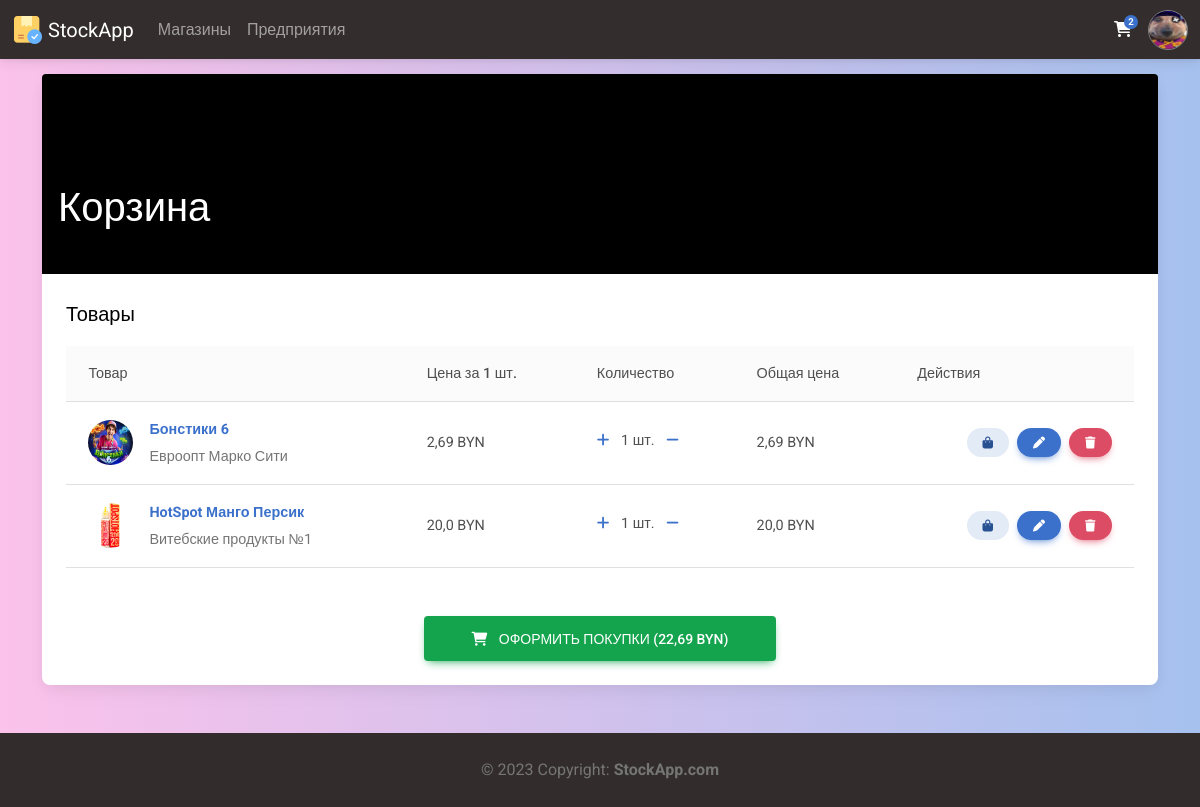
/auth/cart (signed in), run on an earlier commit of the app's database.
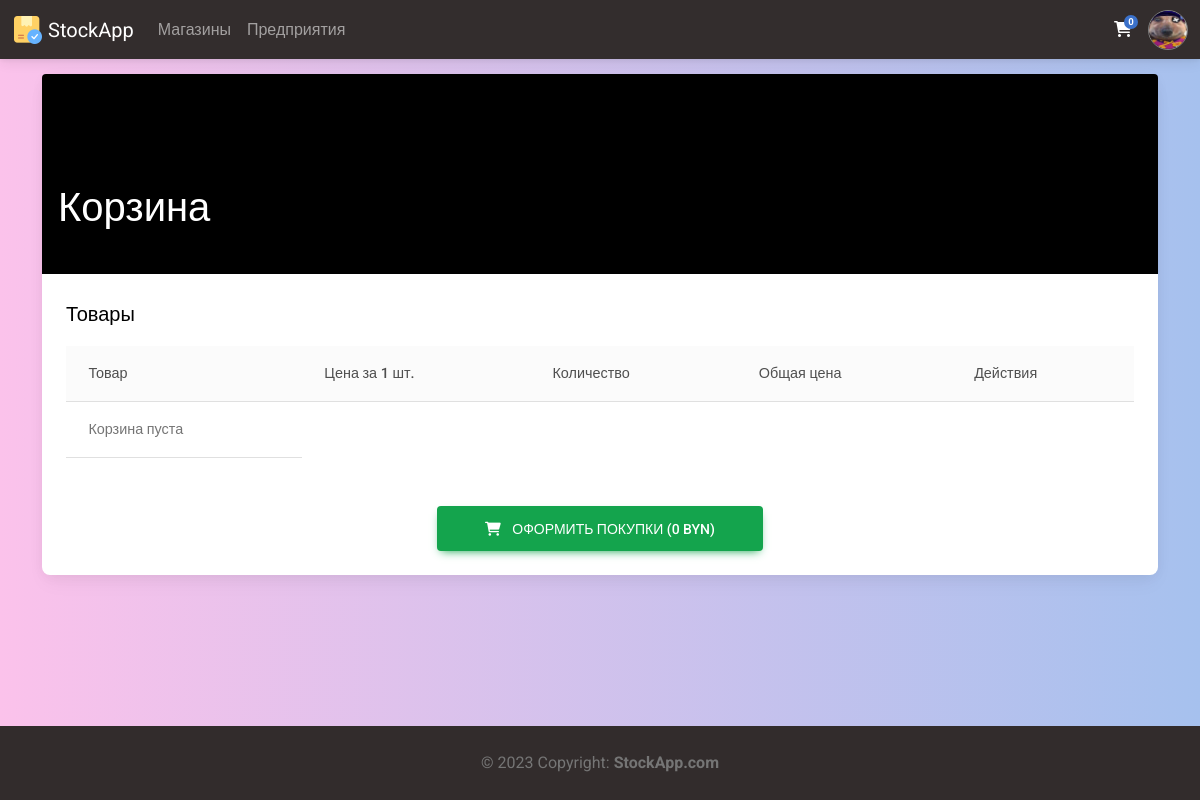
And on a later commit of the database.
### Members/models.py (models this page shows, shortened)
class Profile(models.Model):
    user = models.ForeignKey(settings.AUTH_USER_MODEL, on_delete=models.CASCADE, verbose_name='Пользователь')
    photo = models.ImageField(upload_to = 'avatars/%Y/%m/%d/', blank=False, verbose_name='Фото')
    bio = models.TextField(blank=True, verbose_name='О себе')
    manufactures = models.ManyToManyField('Manufacture.Manufacture', blank=True, verbose_name="Производства")
    shops = models.ManyToManyField('Shop.Shop', blank=True, verbose_name="Магазины")
    cart = models.ManyToManyField('CartItem', blank=True, verbose_name='Корзина')
    class Meta:
        verbose_name = 'Профиль'
        verbose_name_plural = 'Профили'
        ordering = ['-user', '-bio']

class CartItem(models.Model):
    product = models.ForeignKey('Shop.Product', on_delete=models.CASCADE, blank=False, verbose_name='Товар')
    amount = models.IntegerField(validators=[MinValueValidator(0), MaxValueValidator(100)], verbose_name='Количество')
    def total(self):
        return round(self.product.price * self.amount, 2)
    class Meta:
        verbose_name = 'Товар в корзине'
        verbose_name_plural = 'Товары в корзине'
        ordering = ['-id', '-product']

### Shop/models.py (models this page shows, shortened)
class Product(models.Model):
    item = models.ForeignKey('Manufacture.CatalogItem', on_delete=models.CASCADE, blank=False, verbose_name='Товар')
    stock = models.ForeignKey('Shop', on_delete=models.CASCADE, blank=False, verbose_name='Магазин')
    amount = models.IntegerField(validators=[MinValueValidator(0), MaxValueValidator(100000)], verbose_name='Количество')
    price = models.FloatField(validators=[MinValueValidator(0.01), MaxValueValidator(252734999999999.97)], verbose_name='Цена')
    class Meta:
        verbose_name = 'Товар'
        verbose_name_plural = 'Товары'
        ordering = ['-id']

class Shop(models.Model):
    name = models.CharField(max_length = 150, verbose_name='Название', unique=True)
    photo = models.ImageField(upload_to = 'shop/%Y/%m/%d/', blank=False, verbose_name='Фото')
    bio = models.TextField(blank=True, verbose_name='О магазине')
    code = models.CharField(max_length = 16, verbose_name='Код')
    def __str__(self):
        return f'{self.name}'
    class Meta:
        verbose_name = 'Магазин'
        verbose_name_plural = 'Магазины'
        ordering = ['-name', '-bio']

### Manufacture/models.py (models this page shows, shortened)
class CatalogItem(models.Model):
    manufacturer = models.ForeignKey('Manufacture', on_delete=models.CASCADE, blank=False, null=True, verbose_name='Производитель')
    name = models.CharField(max_length = 150, verbose_name='Название')
    bio = models.TextField(blank=True, verbose_name='О товаре')
    code = models.CharField(max_length = 13, verbose_name='Код товара')
    photo = models.ImageField(upload_to = 'catalog_items/%Y/%m/%d/', blank=False, verbose_name='Фото')
    date_of_manufacture = models.DateField(verbose_name='Дата производства', default='2000-01-01')
    expiration_date = models.DateField(verbose_name='Годен до', default='2000-01-01')
    amount = models.IntegerField(validators=[MinValueValidator(0), MaxValueValidator(100000)], default=100, verbose_name='Произведено единиц')
    price = models.FloatField(validators=[MinValueValidator(0.01), MaxValueValidator(252734999999999.97)], verbose_name='Цена')
    class Meta:
        verbose_name = 'Товар каталога'
        verbose_name_plural = 'Товары каталога'
        ordering = ['-name', '-id']

### Members/views.py (the view)
# urls.py: path('cart', cart, name='cart'),
@login_required(login_url='login')
def cart(request):
    profile = Profile.objects.get(user=request.user)
    total = 0
    for item in profile.cart.all():
        total += item.product.price * item.amount
    context = {
        'title': 'Корзина',
        'request': request,
        'profile': profile,
        'total': round(total, 2),
    }
    return render(request, 'cart.html', context)

### Main/templatetags/main_tags.py (called while the page is built)
@register.inclusion_tag('modules/nav_profile.html')
def nav_profile(request):
    if request.user.is_authenticated:
        userobj = User.objects.get(username=request.user)
        profile = Profile.objects.get(user=userobj)
        context = {
            "request": request,
            "profile": profile,
        }
    else:
        context = {
            "request": request,
        }
    return context

@register.simple_tag()
def cart_items(request):
    return Profile.objects.get(user=request.user).cart.count()

### Members/templates/cart.html (shortened to what this page needs)
{% extends 'base.html' %}
{% load static %}
{% block head %}
<link rel="stylesheet" href="{% static 'styles/profile.css' %}">
{% endblock %}
{% block content %}
<section class="h-100 gradient-custom-2">
    <div class="container py-5 h-100">
      <div class="row d-flex justify-content-center align-items-center h-100">
        <div class="col col-lg-12 col-xl-12">
          <div class="card">
            <div class="rounded-top text-white d-flex flex-row" style="background-color: black; height:200px;">
              <div class="ms-3" style="margin-top: 110px;">
                <h1>Корзина</h1>
              </div>
            </div>
            <div class="card-body p-4 text-black">
              <div class="d-flex justify-content-between align-items-center mb-3">
                <p class="lead fw-normal mb-0">Товары</p>
              </div>
              <table class="table align-middle mb-0 bg-white">
                <thead class="bg-light">
                  <tr>
                    <th>Товар</th>
                    <th>Цена за 1 шт.</th>
                    <th>Количество</th>
                    <th>Общая цена</th>
                    <th>Действия</th>
                  </tr>
                </thead>
                <tbody>
                  {% if profile.cart.all %}
                    {% for item in profile.cart.all %}
                    <tr class="w-100">
                      <td>
                        <a href="{% url 'view_product' id=item.product.id %}" class="d-flex align-items-center">
                          {% if item.product.item.photo %}
                            <img src="{{ item.product.item.photo.url }}" alt="" style="width: 45px; height: 45px" class="rounded-circle"/>
                          {% else %}
                            <img src="{% static 'images/default_product.png' %}" alt="" style="width: 45px; height: 45px" class="rounded-circle"/>
                          {% endif %}
                          <div class="ms-3">
                            <p class="fw-bold mb-1">{{item.product.item.name}}</p>
                            <p class="text-muted mb-0">{{item.product.stock}}</p>
                          </div>
                        </a>
                      </td>
                      <td>
                        {{item.product.price}} BYN
                      </td>
                      <td>
                        <p class="fw-normal mb-1">
                          <a href="{% url 'add_to_cart' id=item.id %}" class="me-2" data-mdb-ripple-color="dark" title="Прибавить">
                            <i class="fas fa-plus"></i>
                          </a>
                          {{item.amount}} шт.
                          <a href="{% url 'sub_from_cart' id=item.id %}" class="ms-2" data-mdb-ripple-color="dark" title="Убавить">
                            <i class="fas fa-minus"></i>
                          </a>
                        </p>
                      </td>
                      <td>
                        {{item.total}} BYN
                      </td>
                      <td>
                        <div class="d-flex justify-content-end">
                          <a href="{% url 'view_shop' name=item.product.stock.name %}" class="btn btn-secondary btn-rounded btn-sm fw-bold" data-mdb-ripple-color="dark" title="Открыть магазин">
                            <i class="fas fa-shopping-bag"></i>
                          </a>
                          <a href="{% url 'edit_cart' id=item.id %}" class="btn btn-primary btn-rounded btn-sm fw-bold mx-2" data-mdb-ripple-color="dark" title="Редактировать">
                            <i class="fas fa-pen"></i>
                          </a>
                          <a href="{% url 'delete_from_cart' id=item.id %}" class="btn btn-danger btn-rounded btn-sm fw-bold" data-mdb-ripple-color="dark" title="Удалить">
                            <i class="fas fa-trash"></i>
                          </a>
                        </div>
                      </td>
                    </tr>
                    {% endfor %}
                  {% else %}
                  <tr>
                    <td>
                      <p class="text-muted mb-0">Корзина пуста</p>
                    </td>
                  </tr>
                  {% endif %}
                </tbody>
              </table>
              <div class="mt-5 text-center">
                <button class="btn btn-success btn-lg px-5" type="submit">
                  <i class="fas fa-shopping-cart me-2"></i>
                  Оформить покупки ({{total}} BYN)
                </button>
              </div>
            </div>
          </div>
        </div>
      </div>
    </div>
</section>
{% endblock %}

### templates/base.html (shortened to what this page needs)
{% load static %}
{% load main_tags %}
<!DOCTYPE html>
<html lang="en">
<head>
    {% block head %}{% endblock %}
    <link href="https://cdnjs.cloudflare.com/ajax/libs/mdb-ui-kit/6.2.0/mdb.min.css" rel="stylesheet"/>
    <link href="https://cdnjs.cloudflare.com/ajax/libs/font-awesome/6.0.0/css/all.min.css" rel="stylesheet"/>
    <link rel="stylesheet" href="{% static 'styles/base.css' %}">
    <link rel="stylesheet" href="{% static 'styles/alert.css' %}">
</head>
<body class="text-bg-light gradient-custom-2">
    <div class="wrapper d-flex flex-column min-vh-100">
        <header class="header">
            {% block header %}
                <nav class="navbar fixed-top navbar-expand-lg navbar-dark bg-dark text-bg-dark">
                    <div class="container-fluid">
                        <div class="collapse navbar-collapse" id="navbarSupportedContent">
                            <a class="navbar-brand mt-2 mt-lg-0" href="{% url 'main' %}">
                                <img src="{% static 'images/icons/64.png' %}" height="32" alt="MDB Logo" loading="lazy" />
                                StockApp
                            </a>
                            {% if request.user.is_authenticated %}
                            <ul class="navbar-nav me-auto mb-2 mb-lg-0">
                                <li class="nav-item">
                                    <a class="nav-link" href="{% url 'all_shops' %}">Магазины</a>
                                </li>
                                <li class="nav-item">
                                    <a class="nav-link" href="{% url 'all_manufactures' %}">Предприятия</a>
                                </li>
                            </ul>
                            {% endif %}
                        </div>
                        <div class="d-flex align-items-center">
                            {% if request.user.is_authenticated %}
                            <a class="text-reset me-3" href="{% url 'cart' %}">
                                <i class="fas fa-shopping-cart"></i>
                                <span class="badge rounded-pill badge-notification bg-primary">{% cart_items request %}</span>
                            </a>
                            {% endif %}
                            {% include 'inc/_nav_profile.html' %}
                        </div>
                    </div>
                </nav>
            {% endblock %}
        </header>
        <main class="main">
            <br>
            {% block content %}
            {% endblock %}
        </main>
        <footer class="footer mt-auto text-center text-lg-start bg-dark text-muted">
            {% block footer %}
                <div class="text-center p-4" style="background-color: rgba(0, 0, 0, 0.025);">
                    © 2023 Copyright:
                    <a class="text-reset fw-bold" href="/">StockApp.com</a>
                </div>
            {% endblock %}
        </footer>
    </div>
    <link rel="stylesheet" href="{% static 'styles/profile.css' %}">
</body>
</html>

### templates/inc/_nav_profile.html
{% load main_tags %}
{% nav_profile request %}

### Main/templates/modules/nav_profile.html (shortened to what this page needs)
{% load static %}
<div class="dropdown">
    <a class="dropdown-toggle d-flex align-items-center hidden-arrow" href="#" id="navbarDropdownMenuAvatar" role="button" data-mdb-toggle="dropdown" aria-expanded="false">
        {% if request.user.is_authenticated %}
            {% if profile.photo != "default_user.png"%}
                <div class="nav_profile_box">
                    <img src="{{ profile.photo.url }}" alt="defaultUser">
                </div>
            {% else %}
                <div class="nav_profile_box">
                    <img src="{% static 'images/default_user.png' %}" alt="defaultUser">
                </div>
            {% endif %}
        {% else %}
        <div class="nav_profile_box">
            <img src="{% static 'images/login.png' %}" alt="NoUser">
        </div>
        {% endif %}
    </a>
</div>

### static/styles/profile.css (style rules this page uses)
.gradient-custom-2 { background: #fbc2eb; background: -webkit-linear-gradient(to right, rgba(251, 194, 235, 1), rgba(166, 193, 238, 1)); background: linear-gradient(to right, rgba(251, 194, 235, 1), rgba(166, 193, 238, 1)) }

### static/styles/base.css (style rules this page uses)
html, body { height: 100%; }

### Main/templates/modules/nav_profile.html (style rules this page uses)
.nav_profile_box { position: relative; overflow:hidden; width:40px; height: 40px; }
.nav_profile_box img { position: absolute; top:50%; left:50%; transform:translate(-50%,-50%); width:100%; height:100%; object-fit:cover; border-radius: 10rem; border: 1px solid gray; }

What changed in the data, as far as the page shows it:
removed CartItem: product.item.photo (picture), product.item.name "Бонстики 6", product.stock "Евроопт Марко Сити", product.price "2,69", amount "1", total "2,69"
removed CartItem: product.item.photo (picture), product.item.name "HotSpot Манго Персик", product.stock "Витебские продукты №1", product.price "20,0", amount "1", total "20,0"
Also different on the page:
{{ total }}: "22,69" → "0"
text no longer shown: "2"
text now shown: "0 Корзина пуста"
